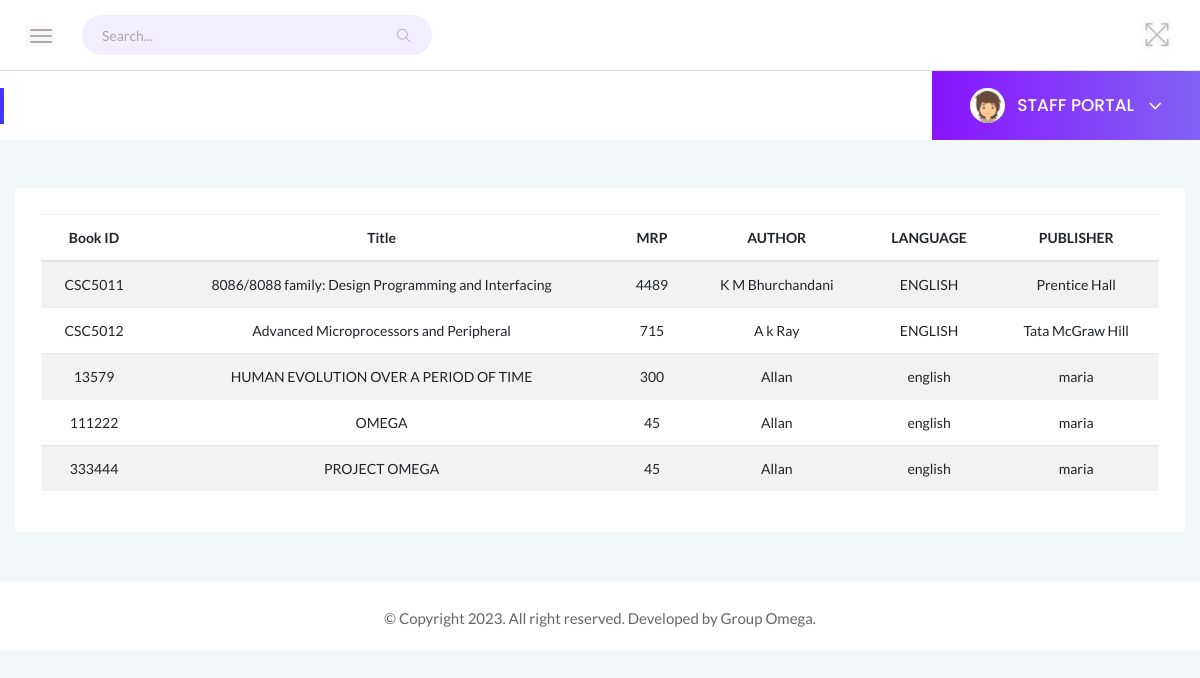
The app's page /admin/books.php (signed in) with its own data.
### tables this page shows
CREATE TABLE `book` (
  `ISBN` varchar(8) NOT NULL,
  `TITLE` varchar(100) NOT NULL,
  `LANGUAGE` varchar(20) NOT NULL,
  `PUBLISHER` varchar(30) DEFAULT NULL,
  `MRP` int(11) NOT NULL,
  `PUB_DATE` date NOT NULL,
  `QUANTITY` int(11) NOT NULL
);

CREATE TABLE `written` (
  `ISBN` varchar(8) NOT NULL,
  `AUTH_ID` int(4) NOT NULL
);

CREATE TABLE `author` (
  `AUTH_ID` int(11) NOT NULL,
  `AUTH_NAME` varchar(20) NOT NULL
);

### admin/books.php (the view, shortened to what this page needs)
<?php
include 'header.php';
include('navbar.php');?>
<div class="main-content-inner">
<div class="row">
<div class="col-12">
            <div class="card mt-5">
                <div class="card-body table-responsive">
	<table class="table table-striped text-center">
	  <thead>
	    <tr>
	      <th scope="col">Book ID</th>
	      <th scope="col">Title</th>
        <th scope="col">MRP</th>
	      <th scope="col">AUTHOR</th>
        <th scope="col">LANGUAGE</th>
	      <th scope="col">PUBLISHER</th>
	    </tr>
	  </thead>
	  <tbody>
		<?php
			include('connect.php');
			$query="SELECT * FROM book JOIN written ON book.ISBN = written.ISBN JOIN author ON written.AUTH_ID = author.AUTH_ID";
            if(!($result = mysqli_query($conn,$query))){
                echo "Retrieval of data from database failed".mysql_error();
            }
            if(mysqli_num_rows($result)>0){
                while ($row=mysqli_fetch_assoc($result)){
                    echo "<tr><td>".$row["ISBN"]."</td><td>".$row["TITLE"]."</td><td>".$row["MRP"]."</td><td>".$row["AUTH_NAME"]."</td><td>".$row["LANGUAGE"]."</td><td>".$row['PUBLISHER']."</td></tr>";
                }
            }
            else{
                echo "0 Results";
            }
            mysqli_close($conn)?>
        </tbody>
	</table>
</div>
</div>
</div>
</div>
</div>
<?php include('footer.php');?>

### assets/css/styles.css (style rules this page uses)
.card { border: none; border-radius: 4px; background-color: #fff; -webkit-transition: all 0.3s ease 0s; transition: all 0.3s ease 0s; }
.card-body { padding: 25.6px; padding: 1.6rem; }
.main-content-inner { padding: 0 30px 50px; }
table tr th { border-bottom: none; }
table tr th, table tr td { border-top: 1px solid rgba(120, 130, 140, 0.13) !important; }

### records on screen
book: written.ISBN "CSC5011", TITLE "8086/8088 family: Design Programming and Interfacing", MRP "4489", author.AUTH_NAME "K M Bhurchandani", LANGUAGE "ENGLISH", PUBLISHER "Prentice Hall"
book: written.ISBN "CSC5012", TITLE "Advanced Microprocessors and Peripheral", MRP "715", author.AUTH_NAME "A k Ray", LANGUAGE "ENGLISH", PUBLISHER "Tata McGraw Hill"
book: written.ISBN "13579", TITLE "HUMAN EVOLUTION OVER A PERIOD OF TIME", MRP "300", author.AUTH_NAME "Allan", LANGUAGE "english", PUBLISHER "maria"
book: written.ISBN "111222", TITLE "OMEGA", MRP "45", author.AUTH_NAME "Allan", LANGUAGE "english", PUBLISHER "maria"
book: written.ISBN "333444", TITLE "PROJECT OMEGA", MRP "45", author.AUTH_NAME "Allan", LANGUAGE "english", PUBLISHER "maria"
